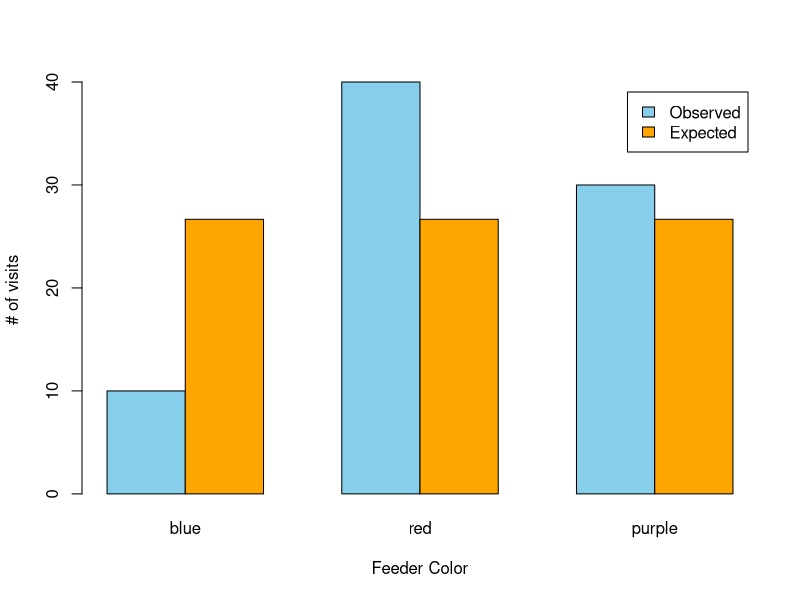
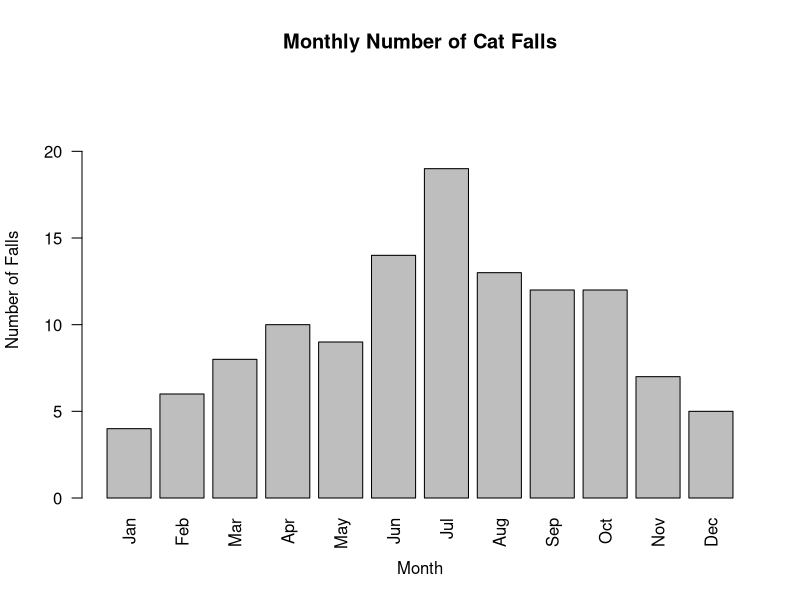
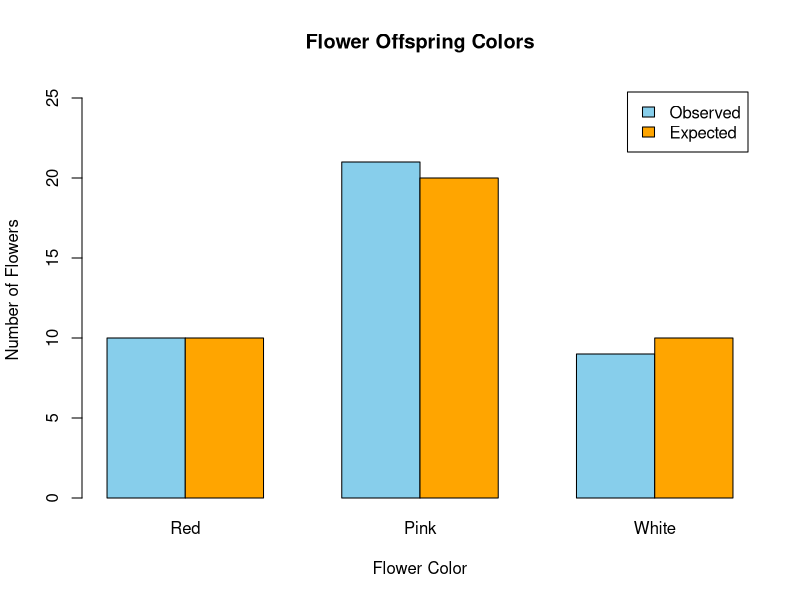
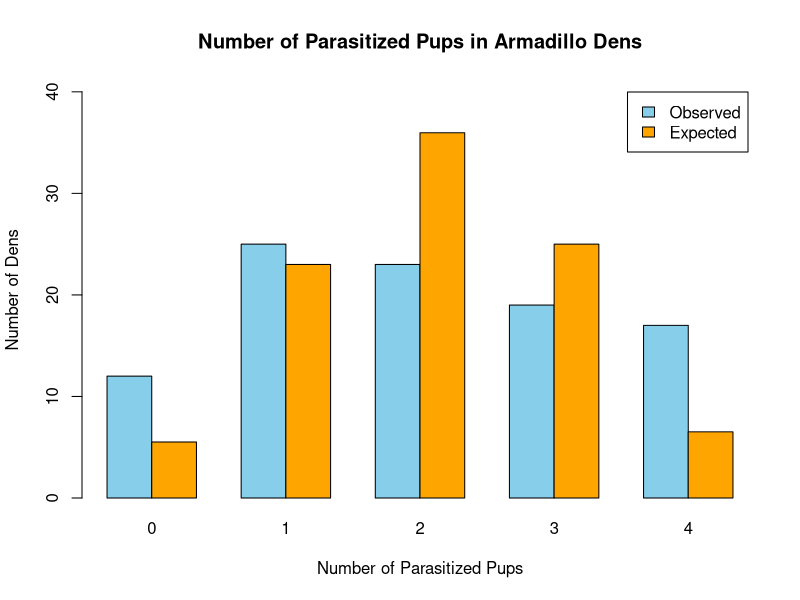

These charts were generated, in order, by the following R code:
#Adam Orr
#Biometry
#Lab 6

# ---- warmup ----
#hummingbird feeder preferences
obs <- c(10,40,30)
p_null <- c(1/3,1/3,1/3)
exp <- p_null * sum(obs)

#chi-squared test - 5 steps
# step 1 - hypotheses.
#h0 - feeders are selected randomly (1:1:1)
#ha - feeders are not selected randomly

#step 2 - alpha
alpha <- 0.05

#step 3  - def test statistic
#chi-squared = sum((obs - exp)^2/exp)

#step 4 - calculate test statistic
chisq <- sum((obs - exp)^2/exp)

#step 5 - calculate p-val and make a conclusion
#degrees of freedom needed for chisq dist. 
df <- length(obs) - 0 - 1

#p-val
1 - pchisq(chisq, df)

#We reject the null hypothesis that the feeders are selected randomly with an
# alpha of 0.05 (Chi-square: X2 = 17.5, df = 2, p = 0.00015)

#shortcut
chisq.test(obs, p = p_null)

#barplot to plot obs next to expected
feeder <- data.frame(obs = obs, exp = exp)
barplot(t(feeder), beside = T, xlab = "Feeder Color",
        ylab = "# of visits",
        names.arg=c("blue","red","purple"),
        col = c("skyblue","orange"),
        legend = c("Observed","Expected"))

# ---- question 1 ----
# Read in these data and make a bar plot of the results.
setwd("~/code/biometry-lab/lab6")
cats <- read.csv("cats.csv")
barplot(cats$falls,
        main = "Monthly Number of Cat Falls",
        xlab = "Month",
        ylab = "Number of Falls",
        names.arg = cats$month,
        las = 2,
        ylim = c(0,max(cats$falls) + 5))

# Carry out a test of the hypothesis that falls are randomly distributed across
# months of the year. Explicitly perform the five basic steps of hypothesis
# testing. Clearly state the conclusion of the test. Do this test “by hand” in
# R.

# Step 1: State hypotheses
# h0: Falls occur randomly across months.
# ha: Falls are not randomly distributed across months.

# Step 2: State alpha
(alpha <- 0.05)

# Step 3: Define test statistic
# chisq = sum((obs - exp)^2/exp)

# Step 4: Calculate the test statistic
obs <- cats$falls
p_null <- rep(1 / length(obs),length(obs))
exp <- p_null * sum(obs)
(chisq <- sum((obs - exp)^2/exp))

# Step 5: Calculate the p-value and make a conclusion
# degrees of freedom
(df <- length(obs) - 0 - 1)

# p-value
1 - pchisq(chisq, df)

# conclusion
# We reject the null hypothesis that the falls occur randomly distributed across
# months of the year with an alpha of 0.05 (Chi-square: X2 = 20.6, df = 11, p =
# 0.00015)

# Repeat the test using R’s chisq.test function.
chisq.test(obs)

# ---- question 2 ---- 
# The results of such a cross were 10 red-, 21 pink-, and 9
# white-flowered offspring. Make a bar plot that shows both these observed
# values and the corresponding expected values.
obs <- c(10,21,9)
p_null <- c(1/4, 2/4, 1/4)
exp <- p_null * sum(obs)
mat <- t(data.frame(obs = obs, exp = exp))
barplot(mat, beside = T,
        main= "Flower Offspring Colors",
        xlab = "Flower Color",
        ylab = "Number of Flowers",
        names.arg=c("Red","Pink","White"),
        col = c("skyblue","orange"),
        legend = c("Observed","Expected"),
        ylim = c(0,max(c(obs, exp)) + 5))

# Test the hypothesis that the true ratio is 1:2:1. Do this test “by hand” in R.
# You do not need to explicitly perform the five basic steps of hypothesis
# testing, but you do need to clearly state the conclusion of the test.
chisq <- sum((obs - exp)^2/exp)
df <- length(obs) - 0 - 1
(p <- 1 - pchisq(chisq, df))

# We fail to reject the null hypothesis that the phenotypes of the offspring are
# in a 1:2:1 ratio (Chi-square: X2 = 0.15, df = 2, p = 0.928)

# Repeat the test using R’s chisq.test function.
chisq.test(obs, p = p_null)

# In another, larger experiment, you count 100 times as many flowers as in the
# experiment above, and get 1000 red, 2100 pink, and 900 white offspring. Repeat
# the hypothesis test with these data, using chisq.test.
obs <- c(1000,2100,900)
p_null <- c(1/4, 2/4, 1/4)
exp <- p_null * sum(obs)
chisq.test(obs,p = p_null)

# We reject the null hypothesis that the phenotypes of the offspring are
# in a 1:2:1 ratio (Chi-square: X2 = 15, df = 2, p = 0.00055)

# Do the proportions observed in the two experiments differ? Did the results of
# the two hypothesis tests differ? Briefly explain why or why not.

# The proportions observed do not differ. However, the results of the hypothesis
# tests did differ. They differ because the higher number of observations makes 
# it more apparent that the true proportions of the data are not 1:2:1. While 
# it's somewhat probable to observe the proportions observed in the first 
# experiment even if the true ratio is 1:2:1, it's less probable that the same 
# proportion would be observed with so many samples.

# ---- question 3 ----
# Estimate the proportion of parasitized pups in this population of armadillos.
parasitized <- c(0,1,2,3,4)
numdens <- c(12,25,23,19,17)
(phat <- sum(parasitized * numdens) / sum(numdens * 4))

# Consider the hypothesis that the number of parasitized pups in each burrow
# follows a binomial distribution. Calculate how many burrows of each type are
# expected if this hypothesis is true.
p_null <- dbinom(parasitized, size = max(parasitized), p = phat)
(exp <- p_null * sum(numdens))

# Make a bar plot that shows both the observed values and the corresponding
# expected values that you just calculated.
mat <- t(data.frame(obs = numdens, exp = exp))
barplot(mat, beside = T,
        main= "Number of Parasitized Pups in Armadillo Dens",
        xlab = "Number of Parasitized Pups",
        ylab = "Number of Dens",
        names.arg=parasitized,
        col = c("skyblue","orange"),
        legend = c("Observed","Expected"),
        ylim = c(0,max(c(numdens, exp)) + 5))

# Use the expected values you calculated to test the hypothesis that the number
# of parasitized pups follows a binomial distribution. Carry out an appropriate
# hypothesis test “by hand” in R. You do not need to explicitly perform the five
# basic steps of hypothesis testing, but you do need to clearly state the
# conclusion of the test.
chisq <- sum((numdens - exp)^2/exp)
df <- length(parasitized) - 1 - 1
1 - pchisq(chisq, df = df)

#We reject the null hypothesis that the number of parasitized pups in
#armadillo dens is binomially distributed (Chi-square: X2 = 30.78297, df = 3,
#p = .0000009).

# If the number of parasitized pups is not binomially distributed, suggest a
# possible explanation (i.e., what assumption of the binomial distribution is
# violated and why)?

#The binomial distribution assumes each trial is independent. However, when one 
#armadillo in a den is parasitized, it's in close proximity to the other pups in
#the den, meaning they are more likely to all become parasitized than if the 
#parasitization was independent. We also see this in the bar plot above; our 
#data is enriched for dens with no parasitized pups and dens with all 4
#parasitized pups.

